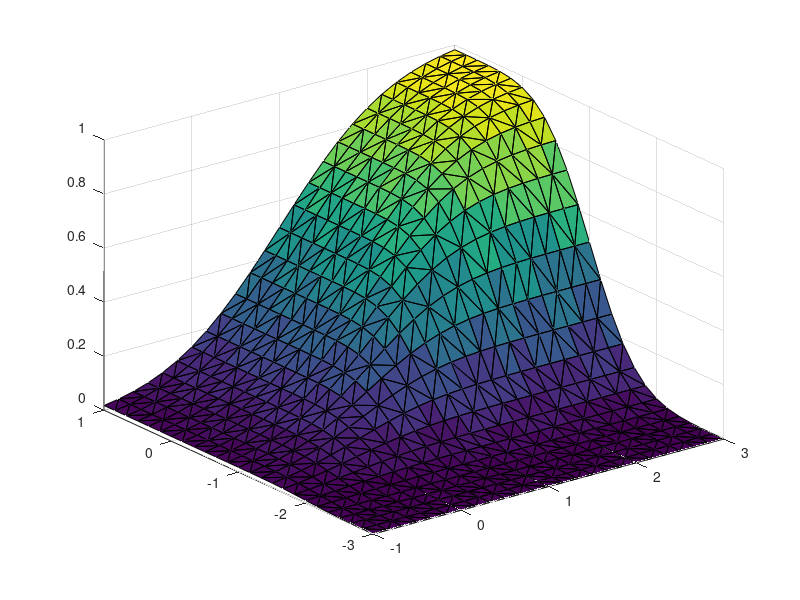

The MATLAB script that drew this image: (Note: this script raises an error after producing the figure.)
mu = [1 -1];

SIGMA = [.9 .4; .4 .3];
[x_corner,y_corner] = meshgrid(linspace(-1,3,25)',linspace(-3,1,25)');
z_corner = mvncdf([x_corner(:) y_corner(:)],mu,SIGMA);
tri_corner = delaunay(x_corner(:), y_corner(:));
trisurf(tri_corner, x_corner(:), y_corner(:), z_corner(:));
rotate3d on
F = faceNormal(tri_corner);


% SIGMA = [.6 .2; .2 .3];
% [x_ribbon, y_ribbon] = meshgrid(linspace(-3,3,30)',linspace(0,2,10)');
% z_ribbon = mvncdf([x_ribbon(:) y_ribbon(:)],mu,SIGMA);
% tri_ribbon = delaunay(x_ribbon(:), y_ribbon(:));
% trisurf(tri_ribbon, x_ribbon(:), y_ribbon(:), z_ribbon(:));
% rotate3d on


